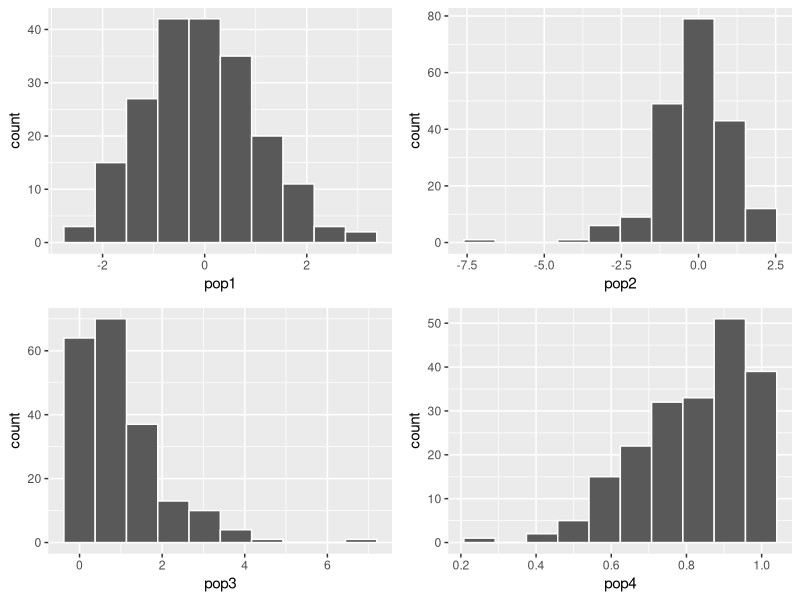
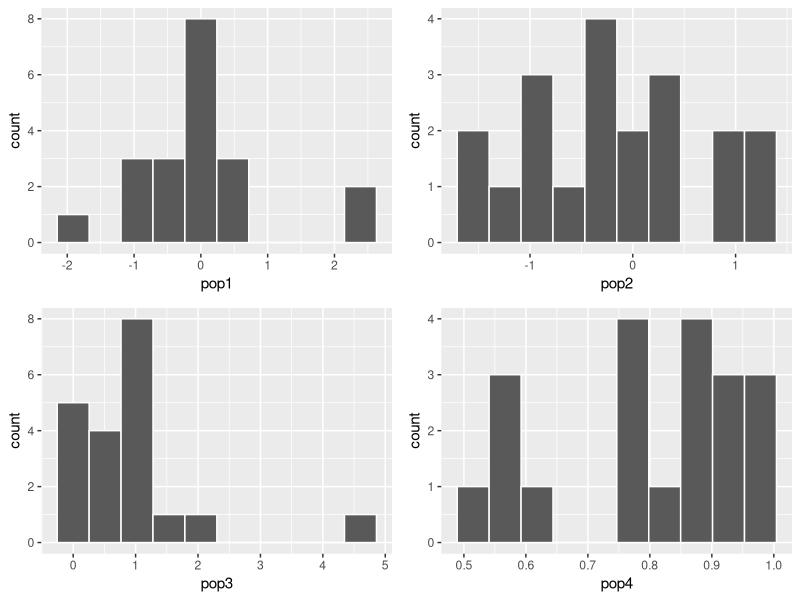
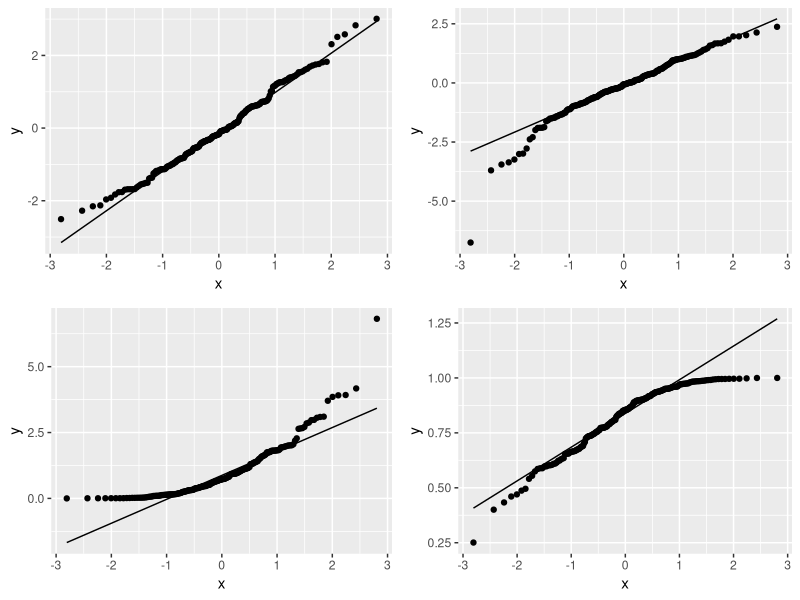
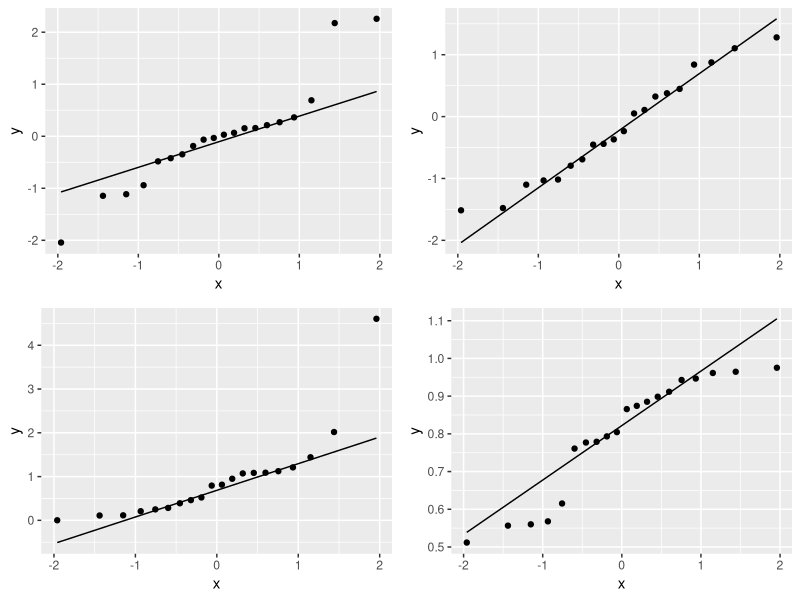

Generate these figures, in order, with R:
## ---- chunk 1
knitr::opts_chunk$set(echo = TRUE)
## ---- chunk 2
library(ggplot2)
library(dplyr)
library(gridExtra)
## ---- chunk 3
# Choose settings for graphs and samples
bins <- 10
n1 <- 200
n2 <- 20
set.seed(1234)
## ---- chunk 4
population <- data.frame(pop1 = rnorm(10000),
                         pop2 = rt(10000, 5),
                         pop3 = rexp(10000),
                         pop4 = rbeta(10000, 5, 1))
## ---- chunk 5
sample_200 <- sample_n(population, size = n1)
g1 <- ggplot(sample_200) +
  geom_histogram(aes(x = pop1), bins = bins, color = "white")
g2 <- ggplot(sample_200) +
  geom_histogram(aes(x = pop2), bins = bins, color = "white")
g3 <- ggplot(sample_200) +
  geom_histogram(aes(x = pop3), bins = bins, color = "white")
g4 <- ggplot(sample_200) +
  geom_histogram(aes(x = pop4), bins = bins, color = "white")
grid.arrange(g1, g2, g3, g4, ncol = 2)
## ---- chunk 6
sample_20 <- sample_n(population, size = n2)
g1 <- ggplot(sample_20) +
  geom_histogram(aes(x = pop1), bins = bins, color = "white")
g2 <- ggplot(sample_20) +
  geom_histogram(aes(x = pop2), bins = bins, color = "white")
g3 <- ggplot(sample_20) +
  geom_histogram(aes(x = pop3), bins = bins, color = "white")
g4 <- ggplot(sample_20) +
  geom_histogram(aes(x = pop4), bins = bins, color = "white")
grid.arrange(g1, g2, g3, g4, ncol = 2)
## ---- chunk 7
g1 <- ggplot(sample_200, aes(sample = pop1)) +
  geom_qq() +
  geom_qq_line()
g2 <- ggplot(sample_200, aes(sample = pop2)) +
  geom_qq() +
  geom_qq_line()
g3 <- ggplot(sample_200, aes(sample = pop3)) +
  geom_qq() +
  geom_qq_line()
g4 <- ggplot(sample_200, aes(sample = pop4)) +
  geom_qq() +
  geom_qq_line()
grid.arrange(g1, g2, g3, g4, ncol = 2)
## ---- chunk 8
g1 <- ggplot(sample_20, aes(sample = pop1)) +
  geom_qq() +
  geom_qq_line()
g2 <- ggplot(sample_20, aes(sample = pop2)) +
  geom_qq() +
  geom_qq_line()
g3 <- ggplot(sample_20, aes(sample = pop3)) +
  geom_qq() +
  geom_qq_line()
g4 <- ggplot(sample_20, aes(sample = pop4)) +
  geom_qq() +
  geom_qq_line()
grid.arrange(g1, g2, g3, g4, ncol = 2)
